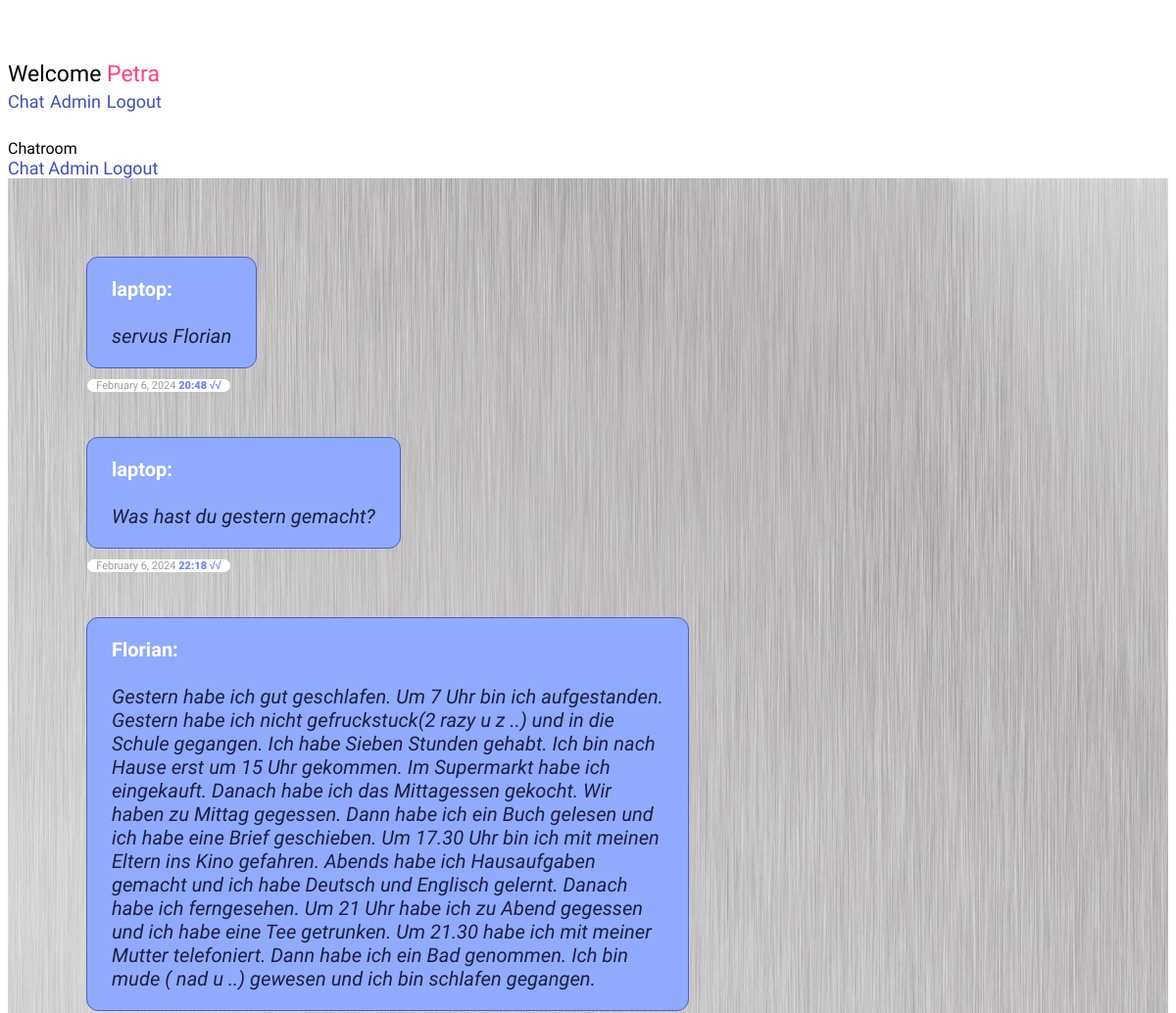
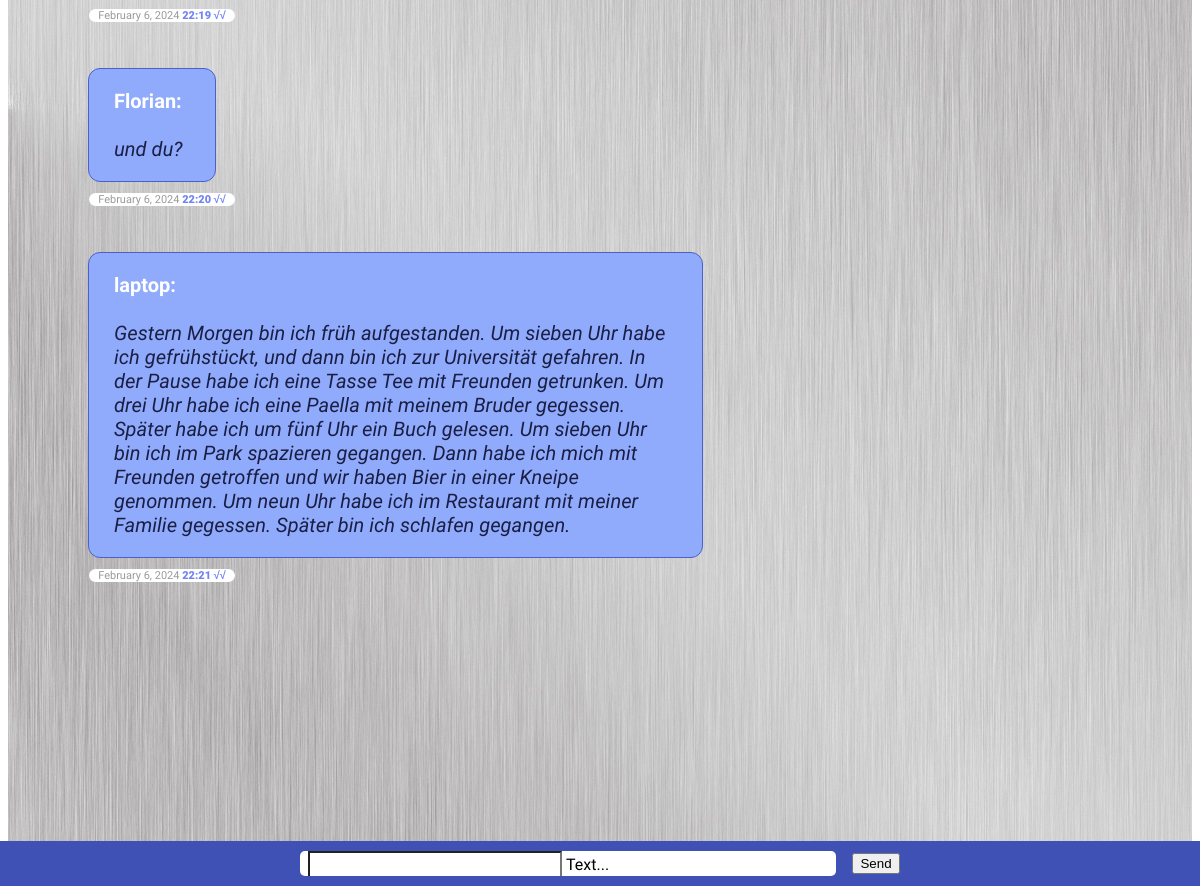
Screenshot of / (signed in) with the database file from the repository (2 pictures, top to bottom).
### chat/models.py (models this page shows)
class Message(models.Model):
    text = models.CharField(max_length=500)
    created_at = models.DateTimeField(default=datetime.now)
    chat = models.ForeignKey(Chat, on_delete=models.CASCADE, related_name='chat_message_set', default=None, blank=True, null=True)
    author = models.ForeignKey(settings.AUTH_USER_MODEL, on_delete=models.CASCADE, related_name='author_message_set')
    receiver = models.ForeignKey(settings.AUTH_USER_MODEL, on_delete=models.CASCADE, related_name='receiver_message_set')

### chat/views.py (the view, shortened to what this page needs)
# urls.py: path('', index, name='index'),
@login_required(login_url = '/login/')
def index(request):
   myChat = Chat.objects.get(id=1)
   chatMessages = Message.objects.filter(chat__id=1)
   return render(request, 'chat/index.html', {'messages': chatMessages})

### chat/templates/chat/index.html (shortened to what this page needs)
{% extends "base.html" %}
{% block content %}
{% if request.user.is_authenticated %}
<div class="message-container" id="messageContainer">
{% for message in messages %}
          {% if message.author == request.user %}
          <div class="wrapper-maim-user">
            <div class="main-user date-border">
                <span> <b class="color-red">{{ message.author }}:</b><br><br><i class="text-main ">{{ message.text }}</i></span>
                <span class="main-user-time">
                  <span class="color-gray">{{ message.created_at|date:"F" }}</span>
                  <span class="color-gray">{{ message.created_at|date:"j" }},</span>
                  <span class="color-gray">{{ message.created_at|date:"Y" }}</span>
                  <span class="color-blue"><b class="fw-900">{{ message.created_at|date:"H:i" }} √√</b></span>
                </span>
            </div>
          </div>
{% else %}
          <div class="wrapper-other-user">
             <div class="other-user c-gray bg-other-user date-border">
               <span> <b class="text-main mr-8">{{ message.author }}:</b><br><br><i class="color-d-gray">{{ message.text }}</i></span>
                <span class="other-user-time">
                <span class="color-gray">{{ message.created_at|date:"F" }}</span>
                <span class="color-gray">{{ message.created_at|date:"j" }},</span>
                <span class="color-gray">{{ message.created_at|date:"Y" }}</span>
                <span class="color-blue"><b class="fw-900">{{ message.created_at|date:"H:i" }} √√</b></span>
              </span>
             </div>
         </div>
{% endif %}
  {% endfor %}
</div>
<div class="form-container">
     <form onsubmit="sendMessage() ; return false;"   method="post">
       <div class="form-content" >
       <div class="mdl-textfield ptb-10 pl-8 mdl-textfield-width mdl-js-textfield mdl-textfield--floating-label mdl-bg">
          <input class="mdl-textfield__input p-0 mdl-textfield__input-style" name="textmessage" type="text" id="messageField" />
          <label class="mdl-textfield__label" for="messageField">Text...</label>
       </div>
       <div class="send-btn">
         <button  class="mdl-button mdl-js-button mdl-button--raised mdl-js-ripple-effect mdl-button--accent">Send</button>
       </div>
          </div>
     </form>
</div>
{% else %}
  <h1>Nicht eigeloggt</h1>
  <p>Du bist aktuell nicht eingelogt, <br>
  bitte <a href="/login/">hier</a> einlogen.</p>
{% endif %}
{% endblock %}

### templates/base.html (shortened to what this page needs)
<!DOCTYPE html>
<html lang="en">
  <head>
    {% load static %}
    <link rel="stylesheet" href="{% static 'css/fonts.css' %}">
    <link rel="stylesheet" href="{% static 'css/style.css' %}" />
    <link rel="stylesheet" href="https://code.getmdl.io/1.3.0/material.indigo-pink.min.css" />
  </head>
 <body>
   <div class="mdl-layout mdl-js-layout mdl-layout--fixed-header">
      <header class="mdl-layout__header">
        <div aria-expanded="false" role="button" tabindex="0" class="mdl-layout__drawer-button">
          <div class="menu-icon">
            <div class="line"></div>
            <div class="line"></div>
            <div class="line"></div>
          </div>
        </div>
        <div class="mdl-layout__header-row">
          <span class="mdl-layout-title">
            {% if request.user.is_authenticated %}
           Welcome  <span class="color-red">{{ request.user }}</span>
            {% else %}
              Welcom! Please log in!
            {% endif %}
          </span>
          <nav class="mdl-navigation mdl-layout--large-screen-only">
            <a class="mdl-navigation__link" href="/chat/">Chat</a>
            <a class="mdl-navigation__link" href="/admin/">Admin</a>
            {% if request.user.is_authenticated %}
           <a  class="mdl-navigation__link" href="{% url 'admin:logout' %}?next={% url 'index' %}">Logout</a>
            {% endif %}
          </nav>
        </div>
      </header>
      <div class="mdl-layout__drawer">
        <span class="mdl-layout-title">Chatroom</span>
        <nav class="mdl-navigation">
          <a class="mdl-navigation__link" href="/chat/">Chat</a>
          <a class="mdl-navigation__link" href="/admin/">Admin</a>
          {% if request.user.is_authenticated %}
          <a  class="mdl-navigation__link" href="{% url 'admin:logout' %}?next={% url 'login' %}">Logout</a>
          {% endif %}
        </nav>
      </div>
      <main id="main" class="mdl-layout__content">
        <div id="pc" class="page-content">
          {% block content %}
          {% endblock %}
        </div>
      </main>
    </div>
  </body>
</html>

### static/css/style.css (style rules this page uses)
html { scroll-behavior: smooth; }
body { min-height: 100vh; font-family: 'Roboto', sans-serif; }
.color-red { color: rgb(255, 64, 129); margin-right: 8px; }
.bg-other-user { background-color: rgb(144, 171, 251) !important; }
.color-gray { color: rgba(0, 0, 0, 0.4); }
.color-d-gray { color: #1a1e44; }
.color-blue { color: rgb(112, 132, 244); }
a { text-decoration: none; color: rgb(63, 81, 181); font-family: 'Roboto', sans-serif; font-size: 18px !important ; }
.mr-8 { margin-right: 8px; }
.fw-900 { font-weight: 900; }
.message-container { max-width: 100%; display: flex; flex-direction: column; }
.wrapper-other-user { width: 100%; display: flex; justify-content: flex-start; margin-bottom: 70px; }
.main-user, .other-user { width: fit-content; max-width: 55%; position: relative; background-color: rgb(63, 81, 181); padding: 20px 25px; border-radius: 12px; font-size: 20px; display: flex; overflow-wrap: break-word; }
.text-main { color: white; margin-top: 5px; }
.c-gray { background-color: rgb(238, 236, 236); }
.pl-8 { padding-left: 8px !important; }
.main-user-time, .other-user-time { position: absolute; min-width: 138px; bottom: -25px; right: 0; padding: 0px 4px; background-color: white; border-radius: 8px; font-size: 11px; text-align: center; }
.other-user-time { left: 0 !important; right: unset !important; }
.form-container { width: 100%; background-color: rgb(63, 81, 181); padding: 10px; padding-left: 0; display: flex; justify-content: center; position: fixed; bottom: 0; left: 0; right: 0; }
.form-content { display: flex; align-items: center; justify-content: center; }
.mdl-textfield__input-style { font-size: 18px; border-bottom: none; padding-left: 16px; }
.mdl-textfield-width { width: 500px !important; padding-right: 28px; }
.send-btn { margin-left: 16px; }
.mdl-layout__header-row { height: 80px; font-size: 23px; }
.mdl-layout__content { background-image: url('/static/img/alu.jpg'); padding: 80px; padding-bottom: 250px; }
.mdl-bg { border-radius: 5px; background-color: white; }
.date-border { border: 1px solid rgb(77, 96, 201); }
.menu-icon { display: flex; flex-direction: column; gap: 6px; width: 28px; height: 48px; margin-top: 14px; margin-left: 5px; }
.line { background-color: white; width: 100%; height: 2px; }

### rows the page displays
Message: author "laptop", text "servus Florian", created_at "February", created_at "6", created_at "2024", created_at "20:48"
Message: author "laptop", text "Was hast du gestern gemacht?", created_at "February", created_at "6", created_at "2024", created_at "22:18"
Message: author "Florian", text "Gestern habe ich gut geschlafen. Um 7 Uhr bin ich aufgestanden. Gestern habe ich nicht gefruckstuck(2 razy u z ..) und in die Schule gegangen. Ich habe Sieben Stunden gehabt. Ich bin nach Hause erst um 15 Uhr gekommen. Im Supermarkt habe ich eingekauft. Danach habe ich das Mittagessen gekocht. Wir haben zu Mittag gegessen. Dann habe ich ein Buch gelesen und ich habe eine Brief geschieben. Um 17.30 Uhr bin ich mit meinen Eltern ins Kino gefahren. Abends habe ich Hausaufgaben gemacht und ich habe Deutsch und Englisch gelernt. Danach habe ich ferngesehen. Um 21 Uhr habe ich zu Abend gegessen und ich habe eine Tee getrunken. Um 21.30 habe ich mit meiner Mutter telefoniert. Dann habe ich ein Bad…", created_at "February", created_at "6", created_at "2024", created_at "22:19"
Message: author "Florian", text "und du?", created_at "February", created_at "6", created_at "2024", created_at "22:20"
Message: author "laptop", text "Gestern Morgen bin ich früh aufgestanden. Um sieben Uhr habe ich gefrühstückt, und dann bin ich zur Universität gefahren. In der Pause habe ich eine Tasse Tee mit Freunden getrunken. Um drei Uhr habe ich eine Paella mit meinem Bruder gegessen. Später habe ich um fünf Uhr ein Buch gelesen. Um sieben Uhr bin ich im Park spazieren gegangen. Dann habe ich mich mit Freunden getroffen und wir haben Bier in einer Kneipe genommen. Um neun Uhr habe ich im Restaurant mit meiner Familie gegessen. Später bin ich schlafen gegangen.", created_at "February", created_at "6", created_at "2024", created_at "22:21"

### other values shown
{{ request.user }} "Petra"
